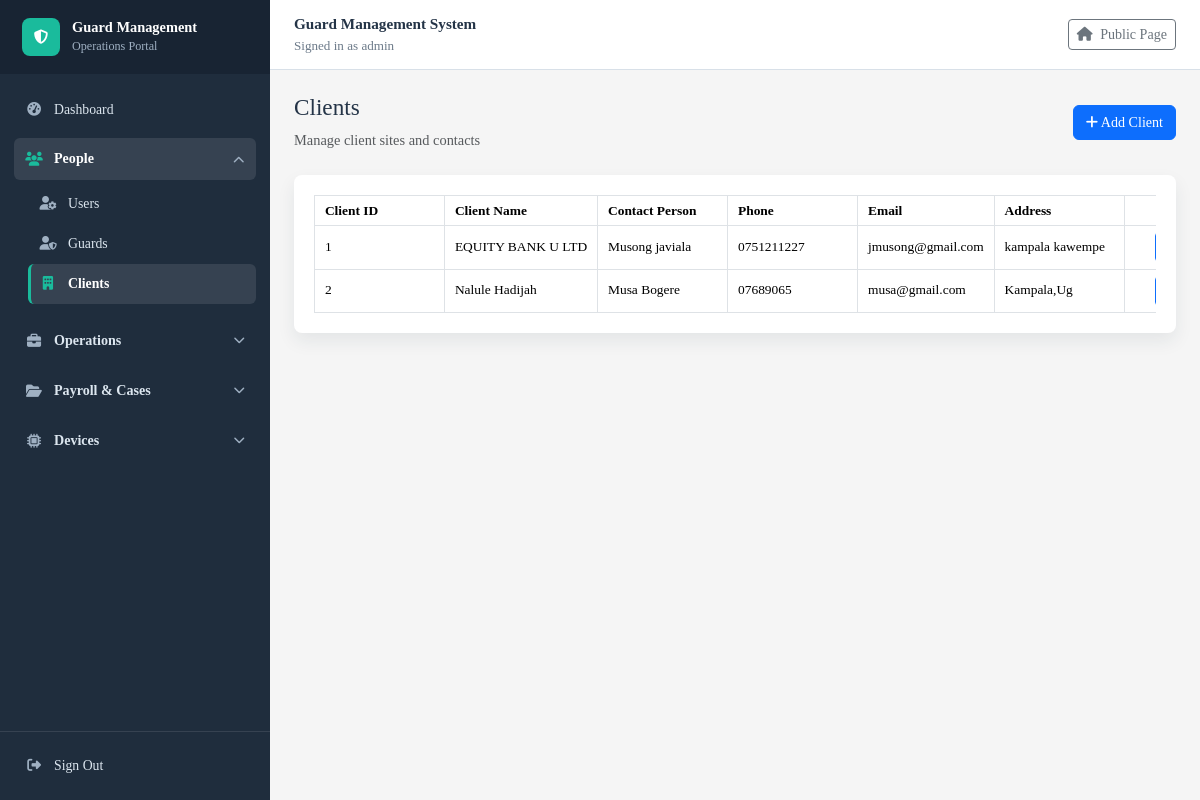
The app's page /clients/ (signed in), older data.
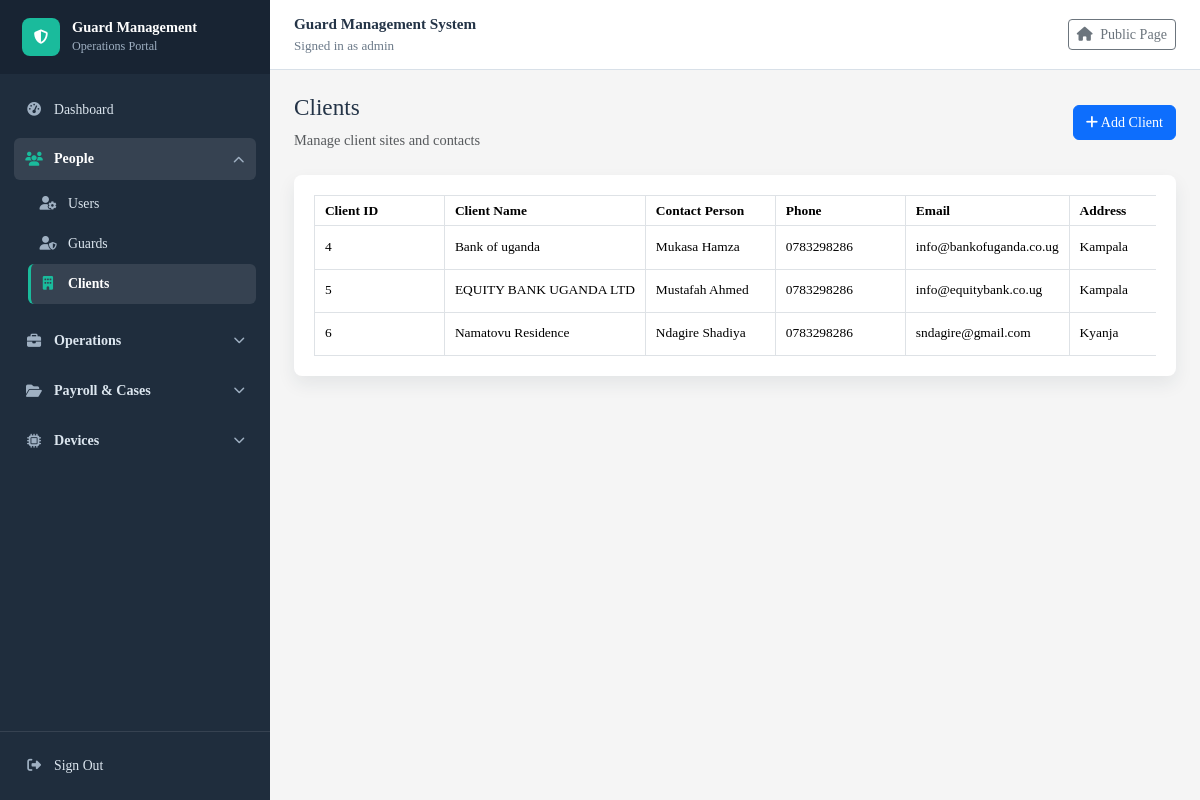
The same page, newer data.
### guardmanagementsystem/models.py (models this page shows, shortened)
class Client(models.Model):
    client_id = models.AutoField(primary_key=True)
    user = models.OneToOneField(settings.AUTH_USER_MODEL, on_delete=models.SET_NULL, null=True, blank=True, related_name='client_profile')
    client_name = models.CharField(max_length=100)
    contact_person = models.CharField(max_length=100)
    phone = models.CharField(max_length=20)
    email = models.EmailField()
    address = models.TextField()

### guardmanagementsystem/views.py (the view)
# urls.py: path("clients/", views.client_list, name="client_list"),
@login_required
def client_list(request):
    return show_records(request, Client.objects.all(), "guardmanagementsystem/client_list.html", "clients")

### guardmanagementsystem/context_processors.py (called while the page is built)
def role_access(request):
    user = getattr(request, "user", None)
    if not user:
        return {}
    return {
        "nav_permissions": nav_permissions(user),
        "user_roles": sorted(user_role_names(user)),
    }

### guardmanagementsystem/role_access.py (called while the page is built)
def user_role_names(user):
    if not user.is_authenticated:
        return set()
    if user.is_superuser:
        return {"Admin"}
    return set(user.groups.values_list("name", flat=True))

def user_is_admin(user):
    return user.is_authenticated and (
        user.is_superuser or user.groups.filter(name="Admin").exists()
    )

def user_can_access(user, url_name):
    if not url_name or url_name in PUBLIC_URL_NAMES:
        return True
    if not user.is_authenticated:
        return True
    if user_is_admin(user):
        return True
    roles = user_role_names(user)
    if any(url_name in ROLE_URLS.get(role, set()) for role in roles):
        return True
    return False

def nav_permissions(user):
    roles = user_role_names(user)
    if user_is_admin(user):
        roles = {"Admin"}
    return {
        permission: bool(roles & allowed_roles)
        for permission, allowed_roles in ROLE_PERMISSIONS.items()
    }

### guardmanagementsystem/views.py (called while the page is built)
def show_records(request, queryset, template_name, context_name):
    return render(request, template_name, {
        context_name: queryset
    })

### guardmanagementsystem/templates/guardmanagementsystem/client_list.html (shortened to what this page needs)
{% extends "guardmanagementsystem/base.html" %}
{% block content %}
<div class="d-flex justify-content-between align-items-center mb-4">
    <div>
        <h2>Clients</h2>
        <p class="text-muted mb-0">Manage client sites and contacts</p>
    </div>
    {% if nav_permissions.can_add_people_profiles %}
        <a href="{% url 'client_add' %}" class="btn btn-primary">
            <i class="fa fa-plus"></i> Add Client
        </a>
    {% endif %}
</div>
<div class="table-card">
    <div class="table-responsive">
        <table class="table table-hover table-bordered align-middle mb-0 export-table" data-export-title="Clients">
            <thead>
                <tr>
                    <th>Client ID</th>
                    <th>Client Name</th>
                    <th>Contact Person</th>
                    <th>Phone</th>
                    <th>Email</th>
                    <th>Address</th>
                    <th class="text-end">Actions</th>
                </tr>
            </thead>
            <tbody>
                {% for client in clients %}
                    <tr>
                        <td>{{ client.client_id }}</td>
                        <td>{{ client.client_name }}</td>
                        <td>{{ client.contact_person }}</td>
                        <td>{{ client.phone }}</td>
                        <td>{{ client.email }}</td>
                        <td>{{ client.address|truncatechars:45 }}</td>
                        <td class="text-end">
                            <div class="action-buttons">
                            </div>
                        </td>
                    </tr>
                {% empty %}
                    <tr>
                        <td colspan="7" class="text-center text-muted py-4">
                            No clients found.
                        </td>
                    </tr>
                {% endfor %}
            </tbody>
        </table>
    </div>
</div>
{% endblock %}

### guardmanagementsystem/templates/guardmanagementsystem/base.html (shortened to what this page needs)
<!doctype html>
<html lang="en">
<head>
    <link href="https://cdn.jsdelivr.net/npm/bootstrap@5.3.3/dist/css/bootstrap.min.css" rel="stylesheet">
    <link href="https://cdnjs.cloudflare.com/ajax/libs/font-awesome/6.5.2/css/all.min.css" rel="stylesheet">
</head>
<body>
    {% with current_url=request.resolver_match.url_name %}
    <div class="app-layout">
        <aside class="sidebar">
            <div class="d-flex align-items-center justify-content-between">
                <a class="sidebar-brand flex-grow-1" href="{% if nav_permissions.can_dashboard %}{% url 'dashboard' %}{% else %}{% url 'iot_swipe_attendance' %}{% endif %}">
                    <span class="brand-mark"><i class="fa fa-shield-halved"></i></span>
                    <span>
                        <span class="brand-title">Guard Management</span>
                        <span class="brand-subtitle">Operations Portal</span>
                    </span>
                </a>
            </div>
            <nav id="sidebarNav" class="sidebar-nav collapse d-lg-block">
                {% if nav_permissions.can_dashboard %}
                    <a class="sidebar-link {% if current_url == 'dashboard' %}active{% endif %}" href="{% url 'dashboard' %}">
                        <i class="fa fa-gauge-high"></i> Dashboard
                    </a>
                {% endif %}
                {% if nav_permissions.can_people %}
                <div class="sidebar-module">
                    <button class="module-toggle" type="button" data-bs-toggle="collapse" data-bs-target="#peopleModule" aria-controls="peopleModule" aria-expanded="{% if current_url in 'user_list user_add user_edit user_delete guard_list guard_add guard_edit guard_delete client_list client_add client_edit client_delete' %}true{% else %}false{% endif %}">
                        <span class="module-title"><i class="fa fa-users"></i> People</span>
                        <i class="fa fa-chevron-down module-chevron"></i>
                    </button>
                    <div id="peopleModule" class="collapse {% if current_url in 'user_list user_add user_edit user_delete guard_list guard_add guard_edit guard_delete client_list client_add client_edit client_delete' %}show{% endif %}">
                        <div class="module-menu">
                            {% if nav_permissions.can_users %}
                                <a class="sidebar-link {% if current_url in 'user_list user_add user_edit user_delete' %}active{% endif %}" href="{% url 'user_list' %}">
                                    <i class="fa fa-user-gear"></i> Users
                                </a>
                            {% endif %}
                            <a class="sidebar-link {% if current_url in 'guard_list guard_add guard_edit guard_delete' %}active{% endif %}" href="{% url 'guard_list' %}">
                                <i class="fa fa-user-shield"></i> Guards
                            </a>
                            <a class="sidebar-link {% if current_url in 'client_list client_add client_edit client_delete' %}active{% endif %}" href="{% url 'client_list' %}">
                                <i class="fa fa-building"></i> Clients
                            </a>
                        </div>
                    </div>
                </div>
                {% endif %}
                {% if nav_permissions.can_operations %}
                <div class="sidebar-module">
                    <button class="module-toggle" type="button" data-bs-toggle="collapse" data-bs-target="#operationsModule" aria-controls="operationsModule" aria-expanded="{% if current_url in 'contract_list contract_add contract_edit contract_delete deployment_list deployment_add deployment_edit deployment_delete deployment_guard_list deployment_guard_add deployment_guard_edit deployment_guard_delete program_guard shift_list shift_add shift_edit shift_delete shift_import schedule_csv_template asset_list asset_add asset_edit asset_delete' %}true{% else %}false{% endif %}">
                        <span class="module-title"><i class="fa fa-briefcase"></i> Operations</span>
                        <i class="fa fa-chevron-down module-chevron"></i>
                    </button>
                </div>
                {% endif %}
                {% if nav_permissions.can_payroll_cases %}
                <div class="sidebar-module">
                    <button class="module-toggle" type="button" data-bs-toggle="collapse" data-bs-target="#payrollCasesModule" aria-controls="payrollCasesModule" aria-expanded="{% if current_url in 'salary_list salary_add salary_edit salary_delete salary_payslip_general salary_payslip_individual incident_list incident_add incident_edit incident_delete incident_pdf_report' %}true{% else %}false{% endif %}">
                        <span class="module-title"><i class="fa fa-folder-open"></i> Payroll & Cases</span>
                        <i class="fa fa-chevron-down module-chevron"></i>
                    </button>
                </div>
                {% endif %}
                {% if nav_permissions.can_reports_devices %}
                <div class="sidebar-module">
                    <button class="module-toggle" type="button" data-bs-toggle="collapse" data-bs-target="#reportsDevicesModule" aria-controls="reportsDevicesModule" aria-expanded="{% if current_url in 'rfid_card_list rfid_card_add rfid_card_edit rfid_card_delete iot_device_list iot_device_add iot_device_edit iot_device_delete iot_swipe_attendance audit_log_list' %}true{% else %}false{% endif %}">
                        <span class="module-title"><i class="fa fa-microchip"></i> Devices</span>
                        <i class="fa fa-chevron-down module-chevron"></i>
                    </button>
                </div>
                {% endif %}
            </nav>
            <div class="sidebar-footer">
                {% if request.user.is_authenticated %}
                    <a class="sidebar-link" href="{% url 'signout' %}">
                        <i class="fa fa-right-from-bracket"></i> Sign Out
                    </a>
                {% else %}
                    <a class="sidebar-link" href="{% url 'signin' %}">
                        <i class="fa fa-right-to-bracket"></i> Sign In
                    </a>
                {% endif %}
            </div>
        </aside>
        <div class="main-panel">
            <header class="topbar">
                <div>
                    <p class="topbar-title">Guard Management System</p>
                    <div class="topbar-user">
                        {% if request.user.is_authenticated %}
                            Signed in as {{ request.user.username }}
                        {% else %}
                            Staff portal
                        {% endif %}
                    </div>
                </div>
                <a class="btn btn-sm btn-outline-secondary" href="{% url 'welcome' %}">
                    <i class="fa fa-house me-1"></i> Public Page
                </a>
            </header>
            <main class="container-fluid page-shell content-area">
                {% block content %}{% endblock %}
            </main>
        </div>
    </div>
    {% endwith %}
</body>
</html>

### guardmanagementsystem/templates/guardmanagementsystem/base.html (style rules this page uses)
:root { --brand: #1abb9c; --brand-dark: #117e69; --line: #d8e0e8; --muted: #6c7a89; --sidebar-bg: #1f2d3d; --sidebar-bg-dark: #182433; --sidebar-active: #1abb9c; --app-font: "Times New Roman", Times, serif; }
body { background: whitesmoke; color: #243447; font-family: var(--app-font); font-size: 0.9rem; min-height: 100vh; }
h2 { font-size: 1.45rem; }
.btn, .form-control, .form-select, .table, .dropdown-menu { font-family: var(--app-font); font-size: 0.88rem; }
.app-layout { display: flex; min-height: 100vh; }
.sidebar { background: var(--sidebar-bg); color: #dce6ef; display: flex; flex-direction: column; flex: 0 0 270px; min-height: 100vh; position: sticky; top: 0; }
.sidebar-brand { align-items: center; background: var(--sidebar-bg-dark); color: #fff; display: flex; gap: 12px; min-height: 70px; padding: 18px 22px; text-decoration: none; }
.brand-mark { align-items: center; background: var(--sidebar-active); border-radius: 8px; display: inline-flex; height: 38px; justify-content: center; width: 38px; }
.brand-title { display: block; font-size: 0.9rem; font-weight: 800; line-height: 1.15; }
.brand-subtitle { color: #9fb0c2; display: block; font-size: 0.76rem; margin-top: 2px; }
.sidebar-nav { overflow-y: auto; padding: 16px 14px 22px; }
.sidebar-module { margin-top: 8px; }
.module-toggle { align-items: center; background: transparent; border: 0; border-radius: 6px; color: #dce6ef; display: flex; font-weight: 700; gap: 11px; justify-content: space-between; min-height: 42px; padding: 9px 11px; text-align: left; width: 100%; font-size: 0.88rem; }
.module-toggle:hover, .module-toggle[aria-expanded="true"] { background: rgba(255, 255, 255, 0.1); color: #fff; }
.module-title { align-items: center; display: inline-flex; gap: 11px; }
.module-title i { color: #9fb0c2; text-align: center; width: 18px; }
.module-toggle[aria-expanded="true"] .module-title i { color: var(--sidebar-active); }
.module-chevron { color: #9fb0c2; font-size: 0.72rem; transition: transform 0.15s ease; }
.module-toggle[aria-expanded="true"] .module-chevron { transform: rotate(180deg); }
.module-menu { padding: 4px 0 8px 14px; }
.sidebar-link { align-items: center; border-radius: 6px; color: #dce6ef; display: flex; gap: 11px; min-height: 40px; padding: 9px 11px; text-decoration: none; font-size: 0.86rem; }
.sidebar-link i { color: #9fb0c2; text-align: center; width: 18px; }
.sidebar-link:hover, .sidebar-link.active { background: rgba(255, 255, 255, 0.1); color: #fff; }
.sidebar-link.active { border-left: 3px solid var(--sidebar-active); font-weight: 700; padding-left: 8px; }
.sidebar-link.active i { color: var(--sidebar-active); }
.sidebar-footer { border-top: 1px solid rgba(255, 255, 255, 0.1); margin-top: auto; padding: 14px; }
.main-panel { display: flex; flex: 1 1 auto; flex-direction: column; min-width: 0; }
.topbar { align-items: center; background: #fff; border-bottom: 1px solid var(--line); display: flex; justify-content: space-between; min-height: 70px; padding: 0 24px; }
.topbar-title { font-size: 0.95rem; font-weight: 800; margin: 0; }
.topbar-user { color: var(--muted); font-size: 0.82rem; }
.page-shell { padding: 24px 24px 40px; }
.content-area { flex: 1 1 auto; }
.table-card { background: #fff; border-radius: 8px; padding: 20px; box-shadow: 0 8px 18px rgba(31, 45, 61, 0.08); }
.table { font-family: var(--app-font); font-size: 0.84rem; line-height: 1.25; margin-bottom: 0; table-layout: auto; width: 100%; }
.table-responsive { overflow-x: auto; }
.table-responsive > .table, .dataTable { min-width: max-content; }
.table th, .table td { padding: 0.38rem 0.62rem; vertical-align: middle; }
.table th { min-width: 130px; white-space: nowrap; }
.table td { min-width: 110px; overflow-wrap: anywhere; }

Row changes from the older to the newer data that the page shows:
removed Client: client_id "1", client_name "EQUITY BANK U LTD", contact_person "Musong javiala", phone "0751211227", email "jmusong@gmail.com", address "kampala kawempe"
removed Client: client_id "2", client_name "Nalule Hadijah", contact_person "Musa Bogere", phone "07689065", email "musa@gmail.com", address "Kampala,Ug"
added Client: client_id "4", client_name "Bank of uganda", contact_person "Mukasa Hamza", phone "0783298286", email "info@bankofuganda.co.ug", address "Kampala"
added Client: client_id "5", client_name "EQUITY BANK UGANDA LTD", contact_person "Mustafah Ahmed", phone "0783298286", email "info@equitybank.co.ug", address "Kampala"
added Client: client_id "6", client_name "Namatovu Residence", contact_person "Ndagire Shadiya", phone "0783298286", email "sndagire@gmail.com", address "Kyanja"
